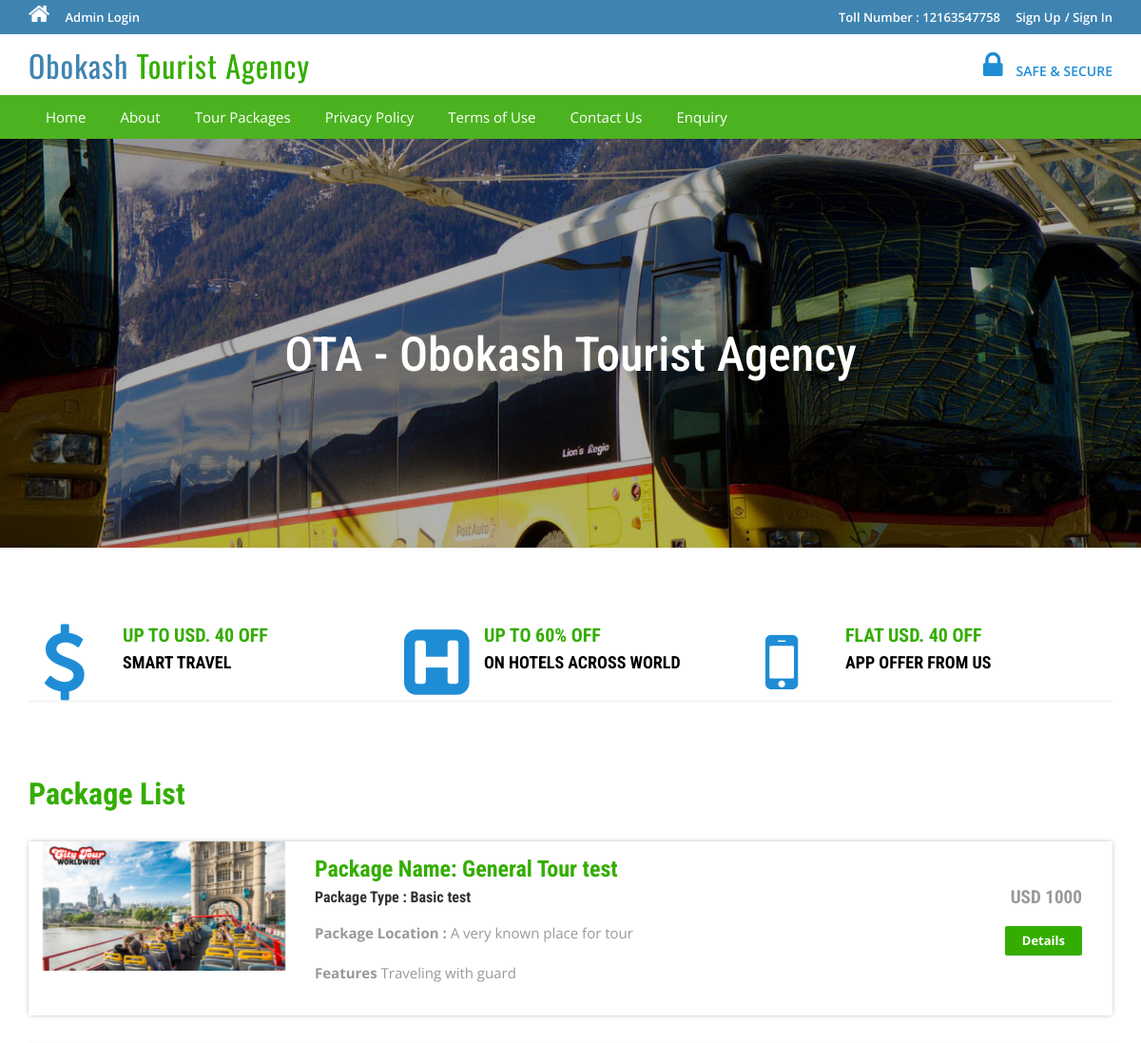
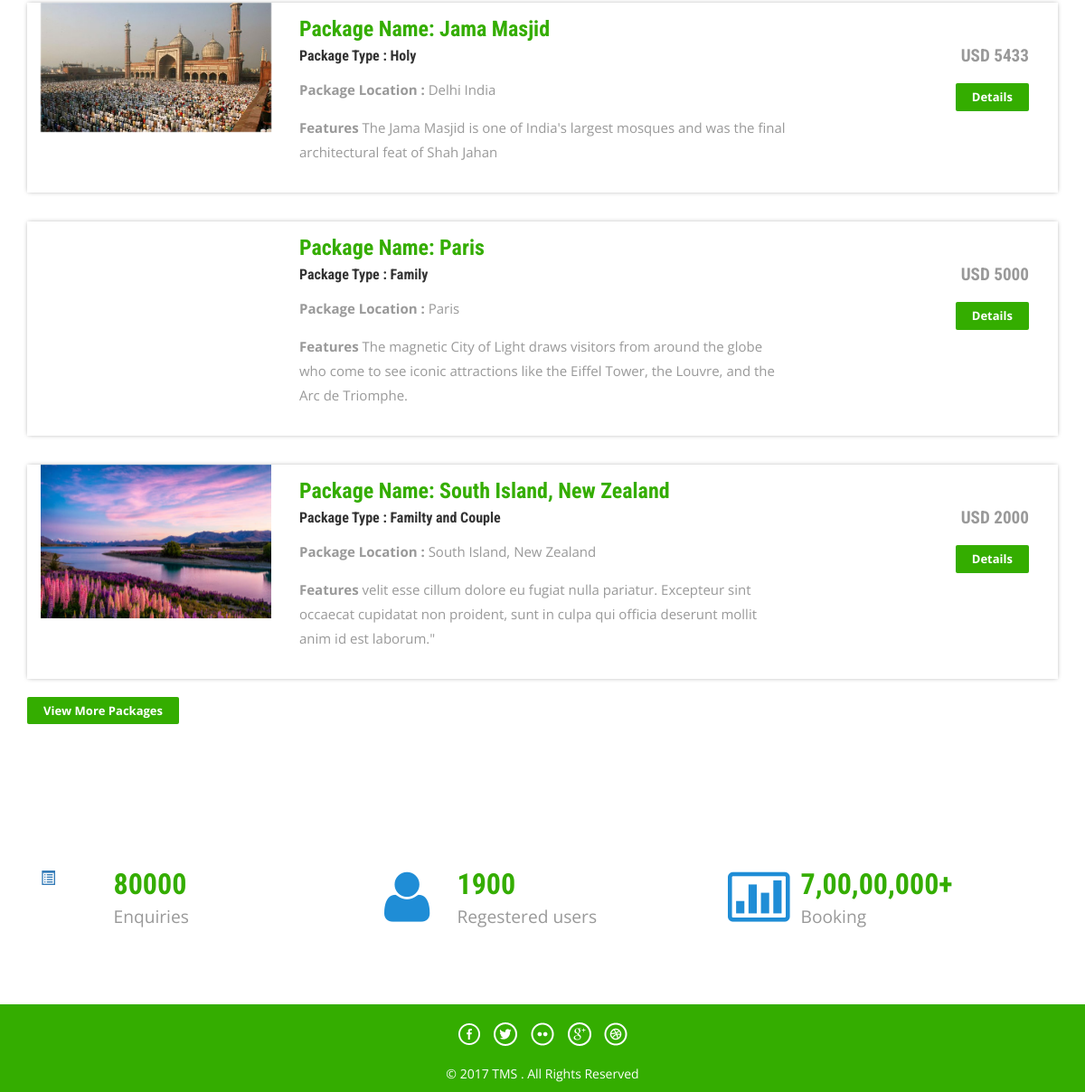
Screenshot of /tms/index.php with the database file from the repository (2 pictures, top to bottom).
### tables this page shows
CREATE TABLE `tbltourpackages` (
  `PackageId` int(11) NOT NULL,
  `PackageName` varchar(200) DEFAULT NULL,
  `PackageType` varchar(150) DEFAULT NULL,
  `PackageLocation` varchar(100) DEFAULT NULL,
  `PackagePrice` int(11) DEFAULT NULL,
  `PackageFetures` varchar(255) DEFAULT NULL,
  `PackageDetails` mediumtext DEFAULT NULL,
  `PackageImage` varchar(100) DEFAULT NULL,
  `Creationdate` timestamp NULL DEFAULT current_timestamp(),
  `UpdationDate` timestamp NULL DEFAULT NULL ON UPDATE current_timestamp()
);

### tms/index.php (the view, shortened to what this page needs)
<?php
include('includes/config.php');
?>
<!DOCTYPE HTML>
<html>
<head>
<link href="css/bootstrap.css" rel='stylesheet' type='text/css' />
<link href="css/style.css" rel='stylesheet' type='text/css' />
<link href="css/font-awesome.css" rel="stylesheet">
<link href="css/animate.css" rel="stylesheet" type="text/css" media="all">
</head>
<body>
<?php include('includes/header.php');?>
<div class="banner">
	<div class="container">
		<h1 class="wow zoomIn animated animated" data-wow-delay=".5s" style="visibility: visible; animation-delay: 0.5s; animation-name: zoomIn;"> OTA - Obokash Tourist Agency</h1>
	</div>
</div>
<div class="container">
	<div class="rupes">
		<div class="col-md-4 rupes-left wow fadeInDown animated animated" data-wow-delay=".5s" style="visibility: visible; animation-delay: 0.5s; animation-name: fadeInDown;">
			<div class="rup-left">
				<a href="offers.html"><i class="fa fa-usd"></i></a>
			</div>
			<div class="rup-rgt">
				<h3>UP TO USD. 40 OFF</h3>
				<h4><a href="#">SMART TRAVEL </a></h4>
			</div>
				<div class="clearfix"></div>
		</div>
		<div class="col-md-4 rupes-left wow fadeInDown animated animated" data-wow-delay=".5s" style="visibility: visible; animation-delay: 0.5s; animation-name: fadeInDown;">
			<div class="rup-left">
				<a href="offers.html"><i class="fa fa-h-square"></i></a>
			</div>
			<div class="rup-rgt">
				<h3>UP TO 60% OFF</h3>
				<h4><a href="offers.html">ON HOTELS ACROSS WORLD</a></h4>
			</div>
				<div class="clearfix"></div>
		</div>
		<div class="col-md-4 rupes-left wow fadeInDown animated animated" data-wow-delay=".5s" style="visibility: visible; animation-delay: 0.5s; animation-name: fadeInDown;">
			<div class="rup-left">
				<a href="offers.html"><i class="fa fa-mobile"></i></a>
			</div>
			<div class="rup-rgt">
				<h3>FLAT USD. 40 OFF</h3>
				<h4><a href="offers.html"> APP OFFER FROM US</a></h4>
			</div>
				<div class="clearfix"></div>
		</div>
	</div>
</div>
<div class="container">
	<div class="holiday">
	<h3>Package List</h3>
<?php $sql = "SELECT * from tbltourpackages order by rand() limit 4";
$query = $dbh->prepare($sql);
$query->execute();
$results=$query->fetchAll(PDO::FETCH_OBJ);
if($query->rowCount() > 0)
{
foreach($results as $result)
{	?>
			<div class="rom-btm">
				<div class="col-md-3 room-left wow fadeInLeft animated" data-wow-delay=".5s">
					<img src="admin/pacakgeimages/<?php echo htmlentities($result->PackageImage);?>" class="img-responsive" alt="">
				</div>
				<div class="col-md-6 room-midle wow fadeInUp animated" data-wow-delay=".5s">
					<h4>Package Name: <?php echo htmlentities($result->PackageName);?></h4>
					<h6>Package Type : <?php echo htmlentities($result->PackageType);?></h6>
					<p><b>Package Location :</b> <?php echo htmlentities($result->PackageLocation);?></p>
					<p><b>Features</b> <?php echo htmlentities($result->PackageFetures);?></p>
				</div>
				<div class="col-md-3 room-right wow fadeInRight animated" data-wow-delay=".5s">
					<h5>USD <?php echo htmlentities($result->PackagePrice);?></h5>
					<a href="package-details.php?pkgid=<?php echo htmlentities($result->PackageId);?>" class="view">Details</a>
				</div>
				<div class="clearfix"></div>
			</div>
<?php }} ?>
<div><a href="package-list.php" class="view">View More Packages</a></div>
</div>
	</div>
<div class="routes">
	<div class="container">
		<div class="col-md-4 routes-left wow fadeInRight animated" data-wow-delay=".5s">
			<div class="rou-left">
				<a href="#"><i class="glyphicon glyphicon-list-alt"></i></a>
			</div>
			<div class="rou-rgt wow fadeInDown animated" data-wow-delay=".5s">
				<h3>80000</h3>
				<p>Enquiries</p>
			</div>
				<div class="clearfix"></div>
		</div>
		<div class="col-md-4 routes-left">
			<div class="rou-left">
				<a href="#"><i class="fa fa-user"></i></a>
			</div>
			<div class="rou-rgt">
				<h3>1900</h3>
				<p>Regestered users</p>
			</div>
				<div class="clearfix"></div>
		</div>
		<div class="col-md-4 routes-left wow fadeInRight animated" data-wow-delay=".5s">
			<div class="rou-left">
				<a href="#"><i class="fa fa-ticket"></i></a>
			</div>
			<div class="rou-rgt">
				<h3>7,00,00,000+</h3>
				<p>Booking</p>
			</div>
				<div class="clearfix"></div>
		</div>
		<div class="clearfix"></div>
	</div>
</div>
<?php include('includes/footer.php');?>
</body>
</html>

### tms/css/style.css (style rules this page uses)
html, body { font-size: 100%; background: #fff; font-family: 'Open Sans', sans-serif; }
body a,.grid_1,plan_1,plan_1.one,plan_1.two,i.icon1, i.icon2, i.icon3, i.icon4, i.icon5, i.icon6 { transition:0.5s all; -webkit-transition:0.5s all; -moz-transition:0.5s all; -o-transition:0.5s all; -ms-transition:0.5s all; }
h1,h2,h3,h4,h5,h6 { margin:0; font-family: 'Roboto Condensed', sans-serif; }
p { margin:0; }
.banner { background: url(../images/3.jpg)no-repeat; background-size: cover; -webkit-background-size: cover; -o-background-size: cover; -ms-background-size: cover; -moz-background-size: cover; min-height: 430px; }
.banner h1 { font-size: 50px; margin-bottom: 40px; padding: 4em 0 0; text-align: center; color: #ffffff; }
.rup-left { float: left; width: 24%; }
.rup-rgt { float: left; width: 76%; }
.rupes { padding: 5em 0; border-top: 1px solid rgba(236, 236, 236, 0.9); border-bottom: 1px solid rgba(236, 236, 236, 0.9); }
i.fa.fa-usd { font-size: 5em; color: #1f8dd6; }
i.fa.fa-h-square { font-size: 5em; color: #1f8dd6; }
i.fa.fa-mobile { font-size:5em; color: #1f8dd6; }
.rupes h3 { font-size: 20px; color: #34ad00; font-weight: 700; }
.rupes h4 { font-size: 18px; margin: 8px 0; font-weight: 700; }
.rupes h4 a { color: #000000; }
.rup-left a { display: inline-block; }
.routes { padding: 5em 0; }
.rou-left { float: left; width: 23%; }
.rou-rgt { float: left; width: 70%; }
i.fa.fa-truck,i.fa.fa-user,i.fa.fa-ticket { font-size: 4em; color:#1f8dd6; }
.routes h3 { font-size: 2em; font-weight: 700; color: #34ad00; }
.routes p { font-size: 1.2em; color: #999; line-height: 1.8em; }
.holiday { padding: 5em 0; }
.holiday h3 { font-size: 2em; font-weight: 700; color: #34ad00; }
.holiday p { font-size: 1.2em; line-height: 1.8em; margin: 1em 0; color: #999; }
a.view { padding: 6px 18px; font-weight: 700; color: #fff; background-color: #34ad00; border: 0; font-size: 13px; border-radius: 2px; -webkit-transition: all .2s; -moz-transition: all .2s; transition: all .2s; margin-top: 20px; display: inline-block; }
.rom-btm { margin-top: 2em; box-shadow: 0px 0px 5px -1px rgba(0, 0, 0, 0.37); }
.rom-btm h4 { font-size: 1.5em; font-weight: 700; color: #34ad00; }
.rom-btm p { font-size: 15px; color: #999; }
.rom-btm h6 { font-size: 1em; font-weight: 700; margin: 0.5em 0; }
.room-right { text-align: right; padding: 3em 2em; }
.room-midle { padding: 1em; }
.rom-btm h5 { font-size: 1.2em; font-weight: 700; color: #999; }
.glyphicon { position: relative; top: 1px; display: inline-block; font-family: 'Glyphicons Halflings'; font-style: normal; font-weight: normal; line-height: 1; -webkit-font-smoothing: antialiased; -moz-osx-font-smoothing: grayscale; }

### rows the page displays
tbltourpackages: PackageImage (picture), PackageName "General Tour test", PackageType "Basic test", PackageLocation "A very known place for tour", PackageFetures "Traveling with guard", PackagePrice "1000"
tbltourpackages: PackageImage (picture), PackageName "Jama Masjid", PackageType "Holy", PackageLocation "Delhi India", PackageFetures "The Jama Masjid is one of India's largest mosques and was the final architectural feat of Shah Jahan", PackagePrice "5433"
tbltourpackages: PackageName "Paris", PackageType "Family", PackageLocation "Paris", PackageFetures "The magnetic City of Light draws visitors from around the globe who come to see iconic attractions like the Eiffel Tower, the Louvre, and the Arc de Triomphe.", PackagePrice "5000"
tbltourpackages: PackageImage (picture), PackageName "South Island, New Zealand", PackageType "Familty and Couple", PackageLocation "South Island, New Zealand", PackageFetures "velit esse cillum dolore eu fugiat nulla pariatur. Excepteur sint occaecat cupidatat non proident, sunt in culpa qui officia deserunt mollit anim id est laborum.\"", PackagePrice "2000"
